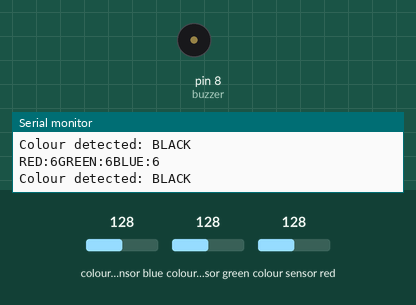
A sketch run on a simulated Arduino Uno, built with avr-gcc and run on an emulated ATmega328P. On the bench: buzzer (waves = sounding), the last lines printed to the serial monitor. Wiring (inferred from the names in the program): TCS3200 colour sensor: output A5; S2 A4; S3 A3; S0 A1; S1 A2. The inputs (shaded band) are chosen by the test bench; at power-on: colour sensor green 128, colour sensor blue 128, colour sensor red 128.

Above: at 1.2 s.
1.3 s: colour sensor green set to 208
2.8 s: colour sensor green set to 214
At 3.9 s:
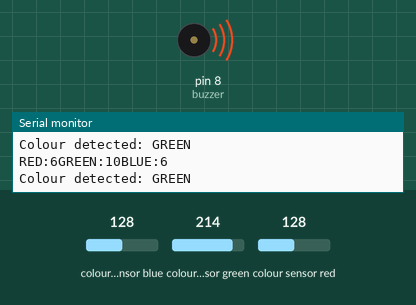
7.5 s: colour sensor blue set to 250
Timing chart, 0 to 10.4 s (numbered marks = the images above; inputs shaded):
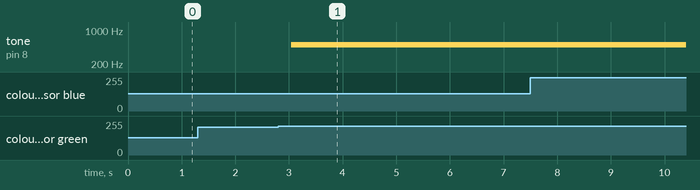

Measured:
- the behaviour switches between 211 and 212 on colour sensor green (found by bisection; images 0 and 1)
- after the input at 2.8 s, tone on pin 8 (buzzer): silent → 500 Hz after 0.24 s

The sketch:

coloursense.ino
```cpp
#define COLOUROUT A5
#define COLOURS2 A4
#define COLOURS3 A3
#define COLOURS1 A2
#define COLOURS0 A1

int colour = 0;
int R = 0;
int G = 0;
int B = 0;

int buzzer = 8;

void setup() {
 Serial.begin(115200);
 pinMode(COLOUROUT,INPUT);
 pinMode(COLOURS1,OUTPUT);
 pinMode(COLOURS0,OUTPUT);
 pinMode(COLOURS2,OUTPUT);
 pinMode(COLOURS3,OUTPUT);
 digitalWrite(COLOURS1, HIGH);
 digitalWrite(COLOURS0, HIGH);
 digitalWrite(COLOURS2, HIGH);
 digitalWrite(COLOURS3, HIGH);
}
void loop() {
 colourRed();
 Serial.print("RED:");
 R = getIntensity();
 Serial.print(R);
 colourGreen();
 Serial.print("GREEN:");
 G = getIntensity();
 Serial.print(G);
 colourBlue();
 Serial.print("BLUE:");
 B = getIntensity();
 Serial.println(B);
 Serial.print("Colour detected: ");
 colour = detectColour(R, G, B);
 switch (colour) {
  case 1:
  Serial.print("RED");
  tone(buzzer, 200);
  delay(50);
  break;
  case 2:
  Serial.print("BLUE");
  tone(buzzer, 1500);
  delay(50);
  break;
  case 3:
  Serial.print("GREEN");
  tone(buzzer, 500);
  delay(50);
  break;
  case 4:
  Serial.print("YELLOW");
  tone(buzzer, 900);
  delay(50);
  break;
  case 5:
  Serial.print("BLACK");
  tone(buzzer, 0);
  delay(50);
  break;
 }
 Serial.println();
 delay(200);
}

void colourRed(){ //select red
 digitalWrite(COLOURS2,LOW);
 digitalWrite(COLOURS3,LOW);
}
void colourBlue(){ //select blue
 digitalWrite(COLOURS2,LOW);
 digitalWrite(COLOURS3,HIGH);
}
void colourWhite(){ //select white
 digitalWrite(COLOURS2,HIGH);
 digitalWrite(COLOURS3,LOW);
}
void colourGreen(){ //select green
 digitalWrite(COLOURS2,HIGH);
 digitalWrite(COLOURS3,HIGH);
}

int getIntensity(){ //measure intensity with oversampling
 int a=0;
 int b=255;
 for(int i=0;i<10;i++){a=a+pulseIn(COLOUROUT,LOW);}
 if(a>9){b=2550/a;}
 return b;
}

int detectColour(int R, int G, int B) {
  if(R>B & R>G & B>G) {
    colour = 1; //Red
  }
  if(R<B & G<B){
    colour = 2; // Blue
  }

  int RBdiff = abs(R-B);
  int RGdiff = abs(R-G);
  int BGdiff = abs(B-G);

  if(RBdiff <=5 & RGdiff <=5 & BGdiff<=5){
    colour = 3; // Green
  }
  if (R>G & G>B & R>=25 & G>=25) {
    colour = 4; //Yellow
  }
  if (R<10 & G<10) {
    colour = 5; //Black
  }
  return colour;
}
```
